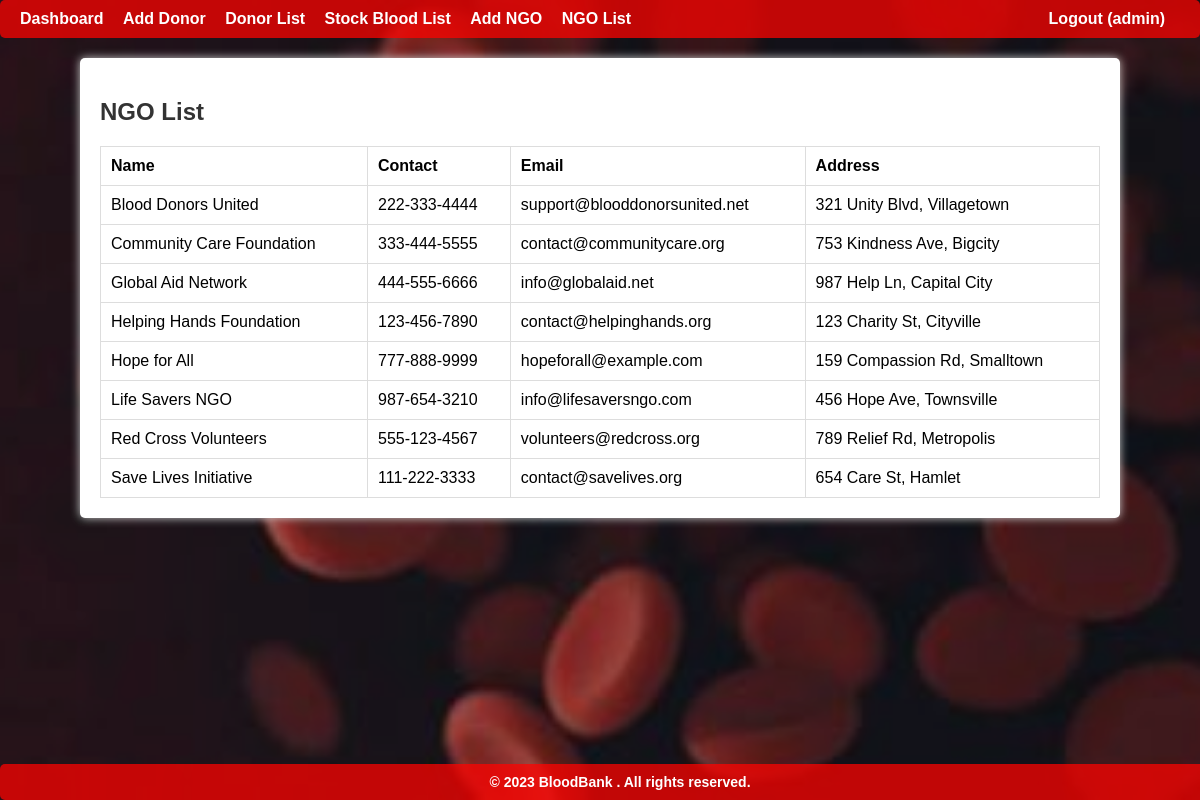
The page /admin/ngo_list.php (signed in) on the database its author committed.
### tables this page shows
CREATE TABLE ngos (
    id INT AUTO_INCREMENT PRIMARY KEY,
    name VARCHAR(150) NOT NULL,
    contact VARCHAR(50),
    address TEXT,
    email VARCHAR(100)
);

### admin/ngo_list.php (the view, shortened to what this page needs)
<?php
include 'db.php';
$sql = "SELECT * FROM ngos ORDER BY name ASC";
$result = $conn->query($sql);
?>
<!DOCTYPE html>
<html lang="en">
<head>
    <link rel="stylesheet" href="../css/style.css">
</head>
<body>
<nav>
    <a href="dashboard.php">Dashboard</a>
    <a href="donors_add.php">Add Donor</a>
    <a href="donors_list.php">Donor List</a>
    <a href="stock_list.php">Stock Blood List</a>
    <a href="ngo_add.php">Add NGO</a>
    <a href="ngo_list.php">NGO List</a>
    <a href="logout.php" style="float:right;">Logout (<?=htmlspecialchars($_SESSION['admin_username'])?>)</a>
</nav>
<div class="container">
    <h2>NGO List</h2>
    <?php if ($result->num_rows > 0): ?>
        <table>
            <thead>
                <tr>
                    <th>Name</th><th>Contact</th><th>Email</th><th>Address</th>
                </tr>
            </thead>
            <tbody>
                <?php while ($row = $result->fetch_assoc()): ?>
                    <tr>
                        <td><?=htmlspecialchars($row['name'])?></td>
                        <td><?=htmlspecialchars($row['contact'])?></td>
                        <td><?=htmlspecialchars($row['email'])?></td>
                        <td><?=htmlspecialchars($row['address'])?></td>
                    </tr>
                <?php endwhile; ?>
            </tbody>
        </table>
    <?php else: ?>
        <p>No NGOs found.</p>
    <?php endif; ?>
</div>
<?php include 'footer.php'; ?>
</body>
</html>

### css/style.css (style rules this page uses)
body { font-family: Arial, sans-serif; background: #f4f7f8; margin: 0; padding: 0; }
.container { width: 90%; max-width: 1000px; margin: 20px auto; background: white; padding: 20px; box-shadow: 0 0 10px #ccc; border-radius: 5px; }
h1, h2, h3 { color: #333; }
table { width: 100%; border-collapse: collapse; margin-top: 15px; }
table, th, td { border: 1px solid #ddd; }
th, td { padding: 10px; text-align: left; }
nav { background-color: #ff0400bd; padding: 10px 20px; color: white; margin-bottom: 20px; border-radius: 5px; }
nav a { color: white; margin-right: 15px; text-decoration: none; font-weight: bold; }
body { background-image: url('images/background.jpg'); background-repeat: no-repeat; background-size: cover; background-position: center; background-attachment: fixed; min-height: 100vh; position: relative; font-family: Arial, sans-serif; }
body::before { content: ""; position: fixed; top: 0; left: 0; right: 0; bottom: 0; background: rgba(0, 0, 0, 0.4); z-index: -1; }

### rows shown on the page
ngos: name "Blood Donors United", contact "222-333-4444", email "support@blooddonorsunited.net", address "321 Unity Blvd, Villagetown"
ngos: name "Community Care Foundation", contact "333-444-5555", email "contact@communitycare.org", address "753 Kindness Ave, Bigcity"
ngos: name "Global Aid Network", contact "444-555-6666", email "info@globalaid.net", address "987 Help Ln, Capital City"
ngos: name "Helping Hands Foundation", contact "123-456-7890", email "contact@helpinghands.org", address "123 Charity St, Cityville"
ngos: name "Hope for All", contact "777-888-9999", email "hopeforall@example.com", address "159 Compassion Rd, Smalltown"
ngos: name "Life Savers NGO", contact "987-654-3210", email "info@lifesaversngo.com", address "456 Hope Ave, Townsville"
ngos: name "Red Cross Volunteers", contact "555-123-4567", email "volunteers@redcross.org", address "789 Relief Rd, Metropolis"
ngos: name "Save Lives Initiative", contact "111-222-3333", email "contact@savelives.org", address "654 Care St, Hamlet"

### other values the page prints
$_SESSION['admin_username'] "admin"
